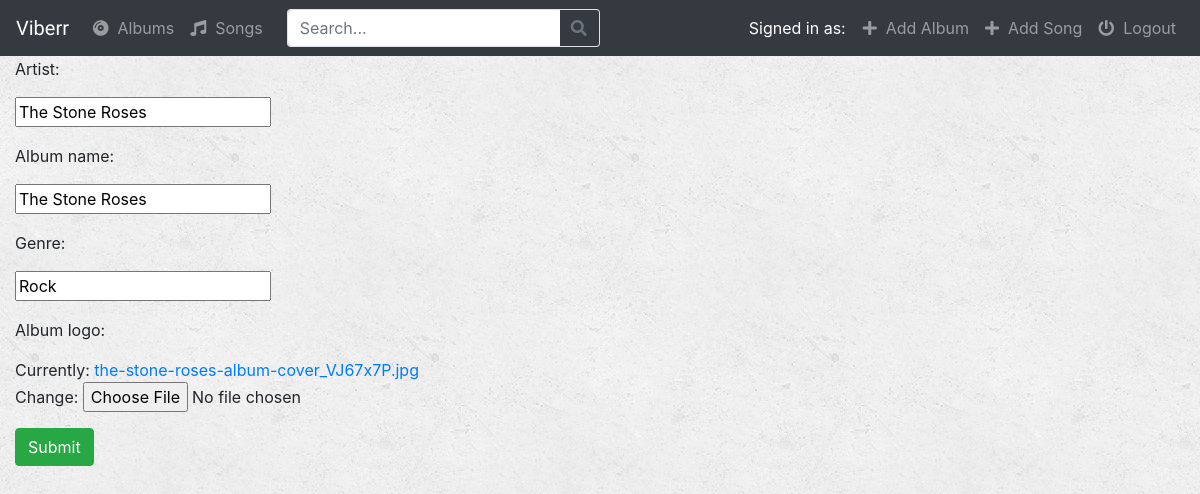
The page /music/album/8/ on the database its author committed.
### music/models.py (models this page shows, shortened)
class Album(models.Model):
    user = models.ForeignKey(User, on_delete=models.CASCADE, default=1)
    artist = models.CharField(max_length=250)
    album_name = models.CharField(max_length=500)
    genre = models.CharField(max_length=100)
    album_logo = models.FileField()

### music/views.py (the view)
# urls.py: path('album/<int:pk>/', views.AlbumUpdate.as_view(), name='update-album'),
class AlbumUpdate(UpdateView):
    model = Album
    fields = ['artist', 'album_name', 'genre', 'album_logo']

### music/templates/music/album_form.html (shortened to what this page needs)
{% extends 'music/base.html' %}
{% block body %}
<form class="form-horizontal", action="", method="post", enctype="multipart/form-data">
    {% include 'music/form-template.html' %}
    <div class="form-group">
        <div class="col-sm-offset-2 col-sm-10">
            <button type="submit" class="btn btn-success" >Submit</button>
        </div>
    </div>
</form>
{% endblock %}

### music/templates/music/form-template.html (shortened to what this page needs)
{% for field in form %}
    <div class="form-group">
        <div class="col-sm-offset-2 col-sm-10">
        </div>
        <label class="col-sm-2">{{ field.label_tag }}</label>
        <div class="col-sm-10">{{ field }}</div>
    </div>
{% endfor %}

### music/static/music/style.css (style rules this page uses)
body { background: white url("images/background.png"); }

### rows shown on the page
Album: form "The Stone Roses" "The Stone Roses" "Rock"

### other values the page prints
{{ field.label_tag }} "Artist:" "Album name:" "Genre:" "Album logo:"
